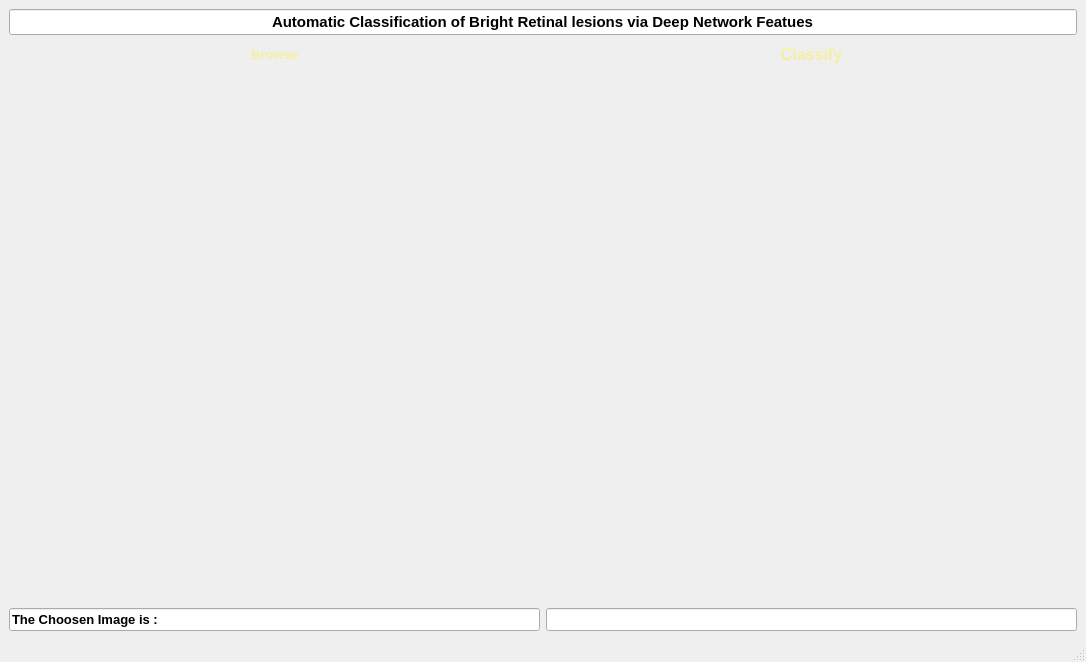
<?xml version="1.0" encoding="UTF-8"?>
<ui version="4.0">
 <class>MainWindow</class>
 <widget class="QMainWindow" name="MainWindow">
  <property name="geometry">
   <rect>
    <x>0</x>
    <y>0</y>
    <width>1086</width>
    <height>662</height>
   </rect>
  </property>
  <property name="windowTitle">
   <string>MainWindow</string>
  </property>
  <property name="styleSheet">
   <string notr="true">
/*Copyright (c) DevSec Studio. All rights reserved.
/*Copyright (c) DevSec Studio. All rights reserved.

MIT License

Permission is hereby granted, free of charge, to any person obtaining a copy
of this software and associated documentation files (the &quot;Software&quot;), to deal
in the Software without restriction, including without limitation the rights
to use, copy, modify, merge, publish, distribute, sublicense, and/or sell
copies of the Software, and to permit persons to whom the Software is
furnished to do so, subject to the following conditions:

The above copyright notice and this permission notice shall be included in all
copies or substantial portions of the Software.

THE SOFTWARE IS PROVIDED *AS IS*, WITHOUT WARRANTY OF ANY KIND, EXPRESS OR
IMPLIED, INCLUDING BUT NOT LIMITED TO THE WARRANTIES OF MERCHANTABILITY,
FITNESS FOR A PARTICULAR PURPOSE AND NONINFRINGEMENT. IN NO EVENT SHALL THE
AUTHORS OR COPYRIGHT HOLDERS BE LIABLE FOR ANY CLAIM, DAMAGES OR OTHER
LIABILITY, WHETHER IN AN ACTION OF CONTRACT, TORT OR OTHERWISE, ARISING FROM,
OUT OF OR IN CONNECTION WITH THE SOFTWARE OR THE USE OR OTHER DEALINGS IN THE SOFTWARE.
*/

/*-----QWidget-----*/
QWidget
{
	background-color: #3a3a3a;
	color: #fff;
	selection-background-color: #b78620;
	selection-color: #000;

}


/*-----QLabel-----*/
QLabel
{
	background-color: transparent;
	color: #fff;

}


/*-----QMenuBar-----*/
QMenuBar 
{
	background-color: qlineargradient(spread:repeat, x1:1, y1:0, x2:1, y2:1, stop:0 rgba(57, 57, 57, 255),stop:1 rgba(50, 50, 50, 255));
	border: 1px solid #000;
	color: #fff;
	
}


QMenuBar::item 
{
	background-color: transparent;

}


QMenuBar::item:selected 
{
	background-color: rgba(183, 134, 0, 20%);
	border: 1px solid #b78620;
	color: #fff;

}


QMenuBar::item:pressed 
{
	background-color: rgb(183, 134, 32);
	border: 1px solid #b78620;
	color: #fff;

}


/*-----QMenu-----*/
QMenu
{
 	
	
    background-color: qlineargradient(spread:repeat, x1:1, y1:0, x2:1, y2:1, stop:0 rgba(57, 57, 57, 255),stop:1 rgba(50, 50, 50, 255));
    border: 1px solid #222;
    padding: 4px;
	color: #fff;

}


QMenu::item
{
    background-color: transparent;
    padding: 2px 20px 2px 20px;

}


QMenu::separator
{
   	background-color: rgb(183, 134, 32);
	height: 1px;

}


QMenu::item:disabled
{
    color: #555;
    background-color: transparent;
    padding: 2px 20px 2px 20px;

}


QMenu::item:selected
{
	background-color: rgba(183, 134, 32, 20%);
	border: 1px solid #b78620;
	color: #fff;

}


/*-----QToolBar-----*/
QToolBar
{
	background-color: qlineargradient(spread:repeat, x1:1, y1:0, x2:1, y2:1, stop:0 rgba(69, 69, 69, 255),stop:1 rgba(58, 58, 58, 255));
	border-top: none;
	border-bottom: 1px solid #4f4f4f;
	border-left: 1px solid #4f4f4f;
	border-right: 1px solid #4f4f4f;

}


QToolBar::separator
{
	background-color: #2e2e2e;
	width: 1px;

}


/*-----QToolButton-----*/
QToolButton 
{
	background-color: transparent;
	color: #fff;
	padding: 5px;
	padding-left: 8px;
	padding-right: 8px;
	margin-left: 1px;
}


QToolButton:hover
{
	background-color: rgba(183, 134, 32, 20%);
	border: 1px solid #b78620;
	color: #fff;
	
}


QToolButton:pressed
{
	background-color: qlineargradient(spread:repeat, x1:1, y1:0, x2:1, y2:1, stop:0 rgba(57, 57, 57, 255),stop:1 rgba(50, 50, 50, 255));
	border: 1px solid #b78620;

}


QToolButton:checked
{
	background-color: qlineargradient(spread:repeat, x1:1, y1:0, x2:1, y2:1, stop:0 rgba(57, 57, 57, 255),stop:1 rgba(50, 50, 50, 255));
	border: 1px solid #222;
}


/*-----QPushButton-----*/
QPushButton
{
	background-color: qlineargradient(spread:repeat, x1:1, y1:0, x2:1, y2:1, stop:0 rgba(84, 84, 84, 255),stop:1 rgba(59, 59, 59, 255));
	color: #ffffff;
	min-width: 80px;
	border-style: solid;
	border-width: 1px;
	border-radius: 13px;
	border-color: #051a39;
	padding: 5px;
    
}


QPushButton::flat
{
	background-color: transparent;
	border: none;
	color: #fff;

}


QPushButton::disabled
{
	background-color: #404040;
	color: #656565;
	border-color: #051a39;

}


QPushButton::hover
{
	background-color: rgba(183, 134, 32, 20%);
	border: 1px solid #b78620;

}


QPushButton::pressed
{
	background-color: qlineargradient(spread:repeat, x1:1, y1:0, x2:1, y2:1, stop:0 rgba(74, 74, 74, 255),stop:1 rgba(49, 49, 49, 255));
	border: 1px solid #b78620;

}


QPushButton::checked
{
	background-color: qlineargradient(spread:repeat, x1:1, y1:0, x2:1, y2:1, stop:0 rgba(74, 74, 74, 255),stop:1 rgba(49, 49, 49, 255));
	border: 1px solid #222;

}


/*-----QLineEdit-----*/
QLineEdit
{
	background-color: #404040;
	color : #eee;
	border: 1px solid #343434;
	border-radius: 11px;
	padding: 3px;
	padding-left: 5px;

}


/*-----QPlainTExtEdit-----*/
QPlainTextEdit
{
	background-color: #131313;
	color : #eee;
	border: 1px solid #343434;
	border-radius: 2px;
	padding: 3px;
	padding-left: 5px;

}


/*-----QTabBar-----*/
QTabBar::tab
{
	background-color: qlineargradient(spread:repeat, x1:1, y1:0, x2:1, y2:1, stop:0 rgba(84, 84, 84, 255),stop:1 rgba(59, 59, 59, 255));
	color: #ffffff;
	border-style: solid;
	border-width: 1px;
	border-color: #666;
	border-bottom: none;
	padding: 5px;
	padding-left: 15px;
	padding-right: 15px;
	
}


QTabWidget::pane 
{
	
	background-color: red;
	border: 1px solid #666;
	top: 1px;

}


QTabBar::tab:last
{
	margin-right: 0; 

}


QTabBar::tab:first:!selected
{
	background-color: #0c0c0d;
	margin-left: 0px;
	
}


QTabBar::tab:!selected
{
	color: #b1b1b1;
	border-bottom-style: solid;
	background-color: #0c0c0d;

}


QTabBar::tab:selected
{
	margin-bottom: 0px;

}


QTabBar::tab:!selected:hover
{
	border-top-color: #b78620;

}


/*-----QComboBox-----*/
QComboBox
{
    background-color: qlineargradient(spread:repeat, x1:1, y1:0, x2:1, y2:1, stop:0 rgba(84, 84, 84, 255),stop:1 rgba(59, 59, 59, 255));
    border: 3px solid #000;
    padding-left: 6px;
    color: #ffffff;
    height: 20px;
    border-raduis: 8px;
}


QComboBox::disabled
{
	background-color: #404040;
	color: #656565;
	border-color: #051a39;
    border-raduis: 8px;
}


QComboBox:on
{
    background-color: #b78620;
	color: #000;
    border-raduis: 8px;
}


QComboBox QAbstractItemView
{
    background-color: #383838;
    color: #ffffff;
    border: 1px solid black;
    selection-background-color: #b78620;
    outline: 0;

}


QComboBox::drop-down
{
	background-color: qlineargradient(spread:repeat, x1:1, y1:0, x2:1, y2:1, stop:0 rgba(57, 57, 57, 255),stop:1 rgba(50, 50, 50, 255));
    subcontrol-origin: padding;
    subcontrol-position: top right;
    width: 15px;
    border-left-width: 1px;
    border-left-color: black;
    border-left-style: solid;
    border-raduis: 8px; 

}


QComboBox::down-arrow
{
    image: url(://arrow-down.png);
    width: 8px;
    height: 8px;
}


/*-----QSpinBox &amp; QDateTimeEdit-----*/
QSpinBox,
QDateTimeEdit 
{
    background-color: #131313;
	color : #eee;
	border: 1px solid #343434;
	padding: 3px;
	padding-left: 5px;
    border-radius : 2px;

}


QSpinBox::up-button, 
QDateTimeEdit::up-button
{
	border-top-right-radius:2px;
	background-color: #777777;
    width: 16px; 
    border-width: 1px;
    
}


QSpinBox::up-button:hover, 
QDateTimeEdit::up-button:hover
{
	background-color: #585858;

}


QSpinBox::up-button:pressed, 
QDateTimeEdit::up-button:pressed
{
	background-color: #252525;
    width: 16px; 
    border-width: 1px;

}


QSpinBox::up-arrow,
QDateTimeEdit::up-arrow
{
    image: url(://arrow-up.png);
    width: 7px;
    height: 7px;

}


QSpinBox::down-button, 
QDateTimeEdit::down-button
{
	border-bottom-right-radius:2px;
	background-color: #777777;
    width: 16px; 
    border-width: 1px;

}


QSpinBox::down-button:hover, 
QDateTimeEdit::down-button:hover
{
	background-color: #585858;

}


QSpinBox::down-button:pressed, 
QDateTimeEdit::down-button:pressed
{
	background-color: #252525;
    width: 16px; 
    border-width: 1px;

}


QSpinBox::down-arrow,
QDateTimeEdit::down-arrow
{
    image: url(://arrow-down.png);
    width: 7px;
    height: 7px;

}


/*-----QGroupBox-----*/
QGroupBox 
{
    border: 1px solid;
    border-color: #666666;
	border-radius: 20px;
    margin-top: 20px;

}


QGroupBox::title  
{
    background-color: transparent;
    color: #eee;
    subcontrol-origin: margin;
    padding: 5px;
	border-top-left-radius: 3px;
	border-top-right-radius: 3px;

}


/*-----QHeaderView-----*/
QHeaderView::section
{
    background-color: qlineargradient(spread:repeat, x1:1, y1:0, x2:1, y2:1, stop:0 rgba(60, 60, 60, 255),stop:1 rgba(50, 50, 50, 255));
	border: 1px solid #000;
    color: #fff;
    text-align: left;
	padding: 4px;
	
}


QHeaderView::section:disabled
{
    background-color: #525251;
    color: #656565;

}


QHeaderView::section:checked
{
    background-color: qlineargradient(spread:repeat, x1:1, y1:0, x2:1, y2:1, stop:0 rgba(60, 60, 60, 255),stop:1 rgba(50, 50, 50, 255));
    color: #fff;

}


QHeaderView::section::vertical::first,
QHeaderView::section::vertical::only-one
{
    border-top: 1px solid #353635;

}


QHeaderView::section::vertical
{
    border-top: 1px solid #353635;

}


QHeaderView::section::horizontal::first,
QHeaderView::section::horizontal::only-one
{
    border-left: 1px solid #353635;

}


QHeaderView::section::horizontal
{
    border-left: 1px solid #353635;

}


QTableCornerButton::section
{
    background-color: qlineargradient(spread:repeat, x1:1, y1:0, x2:1, y2:1, stop:0 rgba(60, 60, 60, 255),stop:1 rgba(50, 50, 50, 255));
	border: 1px solid #000;
    color: #fff;
	
}
QTable
{ 
	border-radius:2px;
}



/*-----QTreeWidget-----*/
QTreeView
{
	show-decoration-selected: 1;
	alternate-background-color: #3a3a3a;
	selection-color: #fff;
	background-color: #2d2d2d;
	border: 1px solid gray;
	padding-top : 5px;
	color: #fff;
	font: 8pt;

}


QTreeView::item:selected
{
	color:#fff;
	background-color: #b78620;
	border-radius: 0px;

}


QTreeView::item:!selected:hover
{
    background-color: #262626;
    border: none;
    color: white;

}


QTreeView::branch:has-children:!has-siblings:closed,
QTreeView::branch:closed:has-children:has-siblings 
{
	image: url(://tree-closed.png);

}


QTreeView::branch:open:has-children:!has-siblings,
QTreeView::branch:open:has-children:has-siblings  
{
	image: url(://tree-open.png);

}


/*-----QListView-----*/
QListView 
{
	background-color: qlineargradient(spread:repeat, x1:1, y1:0, x2:1, y2:1, stop:0 rgba(83, 83, 83, 255),stop:0.293269 rgba(81, 81, 81, 255),stop:0.634615 rgba(79, 79, 79, 255),stop:1 rgba(83, 83, 83, 255));
    border : none;
    color: white;
    show-decoration-selected: 1; 
    outline: 0;
	border: 1px solid gray;

}


QListView::disabled 
{
	background-color: #656565;
	color: #1b1b1b;
    border: 1px solid #656565;

}


QListView::item 
{
	background-color: #2d2d2d;
    padding: 1px;

}


QListView::item:alternate 
{
    background-color: #3a3a3a;

}


QListView::item:selected 
{
	background-color: #b78620;
	border: 1px solid #b78620;
	color: #fff;

}


QListView::item:selected:!active 
{
	background-color: #b78620;
	border: 1px solid #b78620;
	color: #fff;

}


QListView::item:selected:active 
{
	background-color: #b78620;
	border: 1px solid #b78620;
	color: #fff;

}


QListView::item:hover {
    background-color: #262626;
    border: none;
    color: white;

}


/*-----QCheckBox-----*/
QCheckBox
{
	background-color: transparent;
    color: lightgray;
	border: none;

}


QCheckBox::indicator
{
    background-color: #323232;
    border: 1px solid darkgray;
    width: 12px;
    height: 12px;

}


QCheckBox::indicator:checked
{
    image:url(&quot;./ressources/check.png&quot;);
	background-color: #b78620;
    border: 1px solid #3a546e;

}


QCheckBox::indicator:unchecked:hover
{
	border: 1px solid #b78620; 

}


QCheckBox::disabled
{
	color: #656565;

}


QCheckBox::indicator:disabled
{
	background-color: #656565;
	color: #656565;
    border: 1px solid #656565;

}


/*-----QRadioButton-----*/
QRadioButton 
{
	color: lightgray;
	background-color: transparent;

}


QRadioButton::indicator::unchecked:hover 
{
	background-color: lightgray;
	border: 2px solid #b78620;
	border-radius: 6px;
}


QRadioButton::indicator::checked 
{
	border: 2px solid #b78620;
	border-radius: 6px;
	background-color: rgba(183,134,32,20%);  
	width: 9px; 
	height: 9px; 

}


/*-----QSlider-----*/
QSlider::groove:horizontal 
{
	background-color: transparent;
	height: 3px;

}


QSlider::sub-page:horizontal 
{
	background-color: #b78620;

}


QSlider::add-page:horizontal 
{
	background-color: #131313;

}


QSlider::handle:horizontal 
{
	background-color: #b78620;
	width: 14px;
	margin-top: -6px;
	margin-bottom: -6px;
	border-radius: 6px;

}


QSlider::handle:horizontal:hover 
{
	background-color: #d89e25;
	border-radius: 6px;

}


QSlider::sub-page:horizontal:disabled 
{
	background-color: #bbb;
	border-color: #999;

}


QSlider::add-page:horizontal:disabled 
{
	background-color: #eee;
	border-color: #999;

}


QSlider::handle:horizontal:disabled 
{
	background-color: #eee;
	border: 1px solid #aaa;
	border-radius: 3px;

}


/*-----QScrollBar-----*/
QScrollBar:horizontal
{
    border: 1px solid #222222;
    background-color: #3d3d3d;
    height: 15px;
    margin: 0px 16px 0 16px;

}


QScrollBar::handle:horizontal
{
	background-color: qlineargradient(spread:repeat, x1:1, y1:0, x2:1, y2:1, stop:0 rgba(97, 97, 97, 255),stop:1 rgba(90, 90, 90, 255));
	border: 1px solid #2d2d2d;
    min-height: 20px;

}


QScrollBar::add-line:horizontal
{
	background-color: qlineargradient(spread:repeat, x1:1, y1:0, x2:1, y2:1, stop:0 rgba(97, 97, 97, 255),stop:1 rgba(90, 90, 90, 255));
	border: 1px solid #2d2d2d;
    width: 15px;
    subcontrol-position: right;
    subcontrol-origin: margin;

}


QScrollBar::sub-line:horizontal
{
	background-color: qlineargradient(spread:repeat, x1:1, y1:0, x2:1, y2:1, stop:0 rgba(97, 97, 97, 255),stop:1 rgba(90, 90, 90, 255));
	border: 1px solid #2d2d2d;
    width: 15px;
    subcontrol-position: left;
    subcontrol-origin: margin;

}


QScrollBar::right-arrow:horizontal
{
    image: url(://arrow-right.png);
    width: 6px;
    height: 6px;

}


QScrollBar::left-arrow:horizontal
{
    image: url(://arrow-left.png);
    width: 6px;
    height: 6px;

}


QScrollBar::add-page:horizontal, QScrollBar::sub-page:horizontal
{
    background: none;

}


QScrollBar:vertical
{
    background-color: #3d3d3d;
    width: 16px;
	border: 1px solid #2d2d2d;
    margin: 16px 0px 16px 0px;

}


QScrollBar::handle:vertical
{
    background-color: qlineargradient(spread:repeat, x1:1, y1:0, x2:1, y2:1, stop:0 rgba(97, 97, 97, 255),stop:1 rgba(90, 90, 90, 255));
	border: 1px solid #2d2d2d;
    min-height: 20px;

}


QScrollBar::add-line:vertical
{
	background-color: qlineargradient(spread:repeat, x1:1, y1:0, x2:1, y2:1, stop:0 rgba(97, 97, 97, 255),stop:1 rgba(90, 90, 90, 255));
	border: 1px solid #2d2d2d;
    height: 15px;
    subcontrol-position: bottom;
    subcontrol-origin: margin;

}


QScrollBar::sub-line:vertical
{
	background-color: qlineargradient(spread:repeat, x1:1, y1:0, x2:1, y2:1, stop:0 rgba(97, 97, 97, 255),stop:1 rgba(90, 90, 90, 255));
	border: 1px solid #2d2d2d;
    height: 15px;
    subcontrol-position: top;
    subcontrol-origin: margin;

}


QScrollBar::up-arrow:vertical
{
    image: url(://arrow-up.png);
    width: 6px;
    height: 6px;

}


QScrollBar::down-arrow:vertical
{
    image: url(://arrow-down.png);
    width: 6px;
    height: 6px;

}


QScrollBar::add-page:vertical, QScrollBar::sub-page:vertical
{
    background: none;

}


/*-----QProgressBar-----*/
QProgressBar
{
    border: 1px solid #666666;
    text-align: center;
	color: #000;
	font-weight: bold;

}


QProgressBar::chunk
{
    background-color: #b78620;
    width: 30px;
    margin: 0.5px;

}


MIT License

Permission is hereby granted, free of charge, to any person obtaining a copy
of this software and associated documentation files (the &quot;Software&quot;), to deal
in the Software without restriction, including without limitation the rights
to use, copy, modify, merge, publish, distribute, sublicense, and/or sell
copies of the Software, and to permit persons to whom the Software is
furnished to do so, subject to the following conditions:

The above copyright notice and this permission notice shall be included in all
copies or substantial portions of the Software.

THE SOFTWARE IS PROVIDED *AS IS*, WITHOUT WARRANTY OF ANY KIND, EXPRESS OR
IMPLIED, INCLUDING BUT NOT LIMITED TO THE WARRANTIES OF MERCHANTABILITY,
FITNESS FOR A PARTICULAR PURPOSE AND NONINFRINGEMENT. IN NO EVENT SHALL THE
AUTHORS OR COPYRIGHT HOLDERS BE LIABLE FOR ANY CLAIM, DAMAGES OR OTHER
LIABILITY, WHETHER IN AN ACTION OF CONTRACT, TORT OR OTHERWISE, ARISING FROM,
OUT OF OR IN CONNECTION WITH THE SOFTWARE OR THE USE OR OTHER DEALINGS IN THE SOFTWARE.
*/
QGroupBox 
{
    border: 1px solid;
    
	border-radius: 20px;
    

}
/*-----QWidget-----*/
QGroupBox
{  
	boder-radius:1px;
}
QWidget
{
	
	
	background-color: #0f0f0f;
	color: #fff;
	border-color: #000000;
	border-radius: 1px;
}


/*-----QLabel-----*/
QLabel
{
	background-color: transparent;
	color: #fff;
	font-weight: bold;
	border-color: #000000;

}


/*-----QPushButton-----*/
QPushButton

{
	background-color: #d10000;
	color: #fff;
	font-weight: bold;
	border: 1px solid #d10000;  
	border-radius: 2px;
	padding: 5px;
	border-radius: 14px;

}


QPushButton::hover
{
	background-color: #ad0000;
	color: #fff;

}


QPushButton::pressed
{
	background-color: #e00000;
	color: #fff;

}


/*-----QToolButton-----*/
QToolButton
{
	background-color: transparent;
	color: #000000;
	border-style: solid;
	border-color: #000000;

}


QToolButton::hover
{
	background-color: #d10000;
	color: #000000;
	border-radius: 15px;
	border-color: #d10000;

}


QToolButton::pressed
{
	background-color: #d10000;
	color: #000000;
	border-style: solid;
	border-width: 0px;

}


/*-----QLineEdit-----*/
QLineEdit{
	background-color: #4d4d4d;
	color: #fff;
	font-weight: bold;
	border-style: solid;
	border-radius: 5px;
	padding: 5px;

}


/*-----QCheckBox-----*/
QCheckBox
{
	background-color: transparent;
	color: #b9b9bb;
	font-weight: bold;

}


QCheckBox::indicator
{
    color: #b1b1b1;
    background-color: #00111d;
    border: 1px solid #d10000;
    width: 12px;
    height: 12px;

}


QCheckBox::indicator:checked
{
    image:url(&quot;./ressources/check.png&quot;); /*To replace*/
	background-color: #d10000;
    border: 1px solid #d10000;

}


QCheckBox::indicator:unchecked:hover
{
    border: 1px solid #ff0000;

}


QCheckBox::disabled
{
	color: #656565;

}


QCheckBox::indicator:disabled
{
	background-color: #656565;
	color: #656565;
    border: 1px solid #656565;

}
</string>
  </property>
  <widget class="QWidget" name="centralwidget">
   <layout class="QGridLayout" name="gridLayout">
    <item row="2" column="0" colspan="2">
     <widget class="MplWidget" name="Plottingwidget" native="true">
      <property name="sizePolicy">
       <sizepolicy hsizetype="Preferred" vsizetype="Expanding">
        <horstretch>0</horstretch>
        <verstretch>0</verstretch>
       </sizepolicy>
      </property>
     </widget>
    </item>
    <item row="1" column="1">
     <widget class="QPushButton" name="Classify_pushButton">
      <property name="sizePolicy">
       <sizepolicy hsizetype="Preferred" vsizetype="Preferred">
        <horstretch>0</horstretch>
        <verstretch>0</verstretch>
       </sizepolicy>
      </property>
      <property name="font">
       <font>
        <pointsize>12</pointsize>
        <weight>75</weight>
        <bold>true</bold>
       </font>
      </property>
      <property name="styleSheet">
       <string notr="true">
color: qconicalgradient(cx:0, cy:0, angle:135, stop:0 rgba(255, 255, 0, 69), stop:0.375 rgba(255, 255, 0, 69), stop:0.423533 rgba(251, 255, 0, 145), stop:0.45 rgba(247, 255, 0, 208), stop:0.477581 rgba(255, 244, 71, 130), stop:0.518717 rgba(255, 218, 71, 130), stop:0.55 rgba(255, 255, 0, 255), stop:0.57754 rgba(255, 203, 0, 130), stop:0.625 rgba(255, 255, 0, 69), stop:1 rgba(255, 255, 0, 69));</string>
      </property>
      <property name="text">
       <string>Classify</string>
      </property>
      <property name="flat">
       <bool>true</bool>
      </property>
     </widget>
    </item>
    <item row="3" column="1">
     <widget class="QLineEdit" name="lineEdit_2">
      <property name="font">
       <font>
        <pointsize>10</pointsize>
        <weight>75</weight>
        <bold>true</bold>
       </font>
      </property>
      <property name="text">
       <string/>
      </property>
      <property name="readOnly">
       <bool>true</bool>
      </property>
     </widget>
    </item>
    <item row="1" column="0">
     <widget class="QPushButton" name="Browse_pushButton">
      <property name="sizePolicy">
       <sizepolicy hsizetype="Preferred" vsizetype="Preferred">
        <horstretch>0</horstretch>
        <verstretch>0</verstretch>
       </sizepolicy>
      </property>
      <property name="maximumSize">
       <size>
        <width>16777214</width>
        <height>7777215</height>
       </size>
      </property>
      <property name="font">
       <font>
        <pointsize>10</pointsize>
        <weight>75</weight>
        <bold>true</bold>
       </font>
      </property>
      <property name="styleSheet">
       <string notr="true">
color: qconicalgradient(cx:0, cy:0, angle:135, stop:0 rgba(255, 255, 0, 69), stop:0.375 rgba(255, 255, 0, 69), stop:0.423533 rgba(251, 255, 0, 145), stop:0.45 rgba(247, 255, 0, 208), stop:0.477581 rgba(255, 244, 71, 130), stop:0.518717 rgba(255, 218, 71, 130), stop:0.55 rgba(255, 255, 0, 255), stop:0.57754 rgba(255, 203, 0, 130), stop:0.625 rgba(255, 255, 0, 69), stop:1 rgba(255, 255, 0, 69));
</string>
      </property>
      <property name="text">
       <string>Browse</string>
      </property>
      <property name="flat">
       <bool>true</bool>
      </property>
     </widget>
    </item>
    <item row="3" column="0">
     <widget class="QLineEdit" name="lineEdit">
      <property name="font">
       <font>
        <pointsize>10</pointsize>
        <weight>75</weight>
        <bold>true</bold>
       </font>
      </property>
      <property name="text">
       <string>The Choosen Image is :</string>
      </property>
      <property name="readOnly">
       <bool>true</bool>
      </property>
     </widget>
    </item>
    <item row="0" column="0" colspan="2">
     <widget class="QLineEdit" name="lineEdit_3">
      <property name="font">
       <font>
        <family>Yu Gothic UI</family>
        <pointsize>11</pointsize>
        <weight>75</weight>
        <italic>false</italic>
        <bold>true</bold>
       </font>
      </property>
      <property name="styleSheet">
       <string notr="true">color: qconicalgradient(cx:0, cy:0, angle:135, stop:0 rgba(255, 255, 0, 69), stop:0.375 rgba(255, 255, 0, 69), stop:0.423533 rgba(251, 255, 0, 145), stop:0.45 rgba(247, 255, 0, 208), stop:0.477581 rgba(255, 244, 71, 130), stop:0.518717 rgba(255, 218, 71, 130), stop:0.55 rgba(255, 255, 0, 255), stop:0.57754 rgba(255, 203, 0, 130), stop:0.625 rgba(255, 255, 0, 69), stop:1 rgba(255, 255, 0, 69));</string>
      </property>
      <property name="text">
       <string>Automatic Classification of Bright Retinal lesions via Deep Network Featues</string>
      </property>
      <property name="echoMode">
       <enum>QLineEdit::Normal</enum>
      </property>
      <property name="alignment">
       <set>Qt::AlignCenter</set>
      </property>
      <property name="cursorMoveStyle">
       <enum>Qt::LogicalMoveStyle</enum>
      </property>
      <property name="clearButtonEnabled">
       <bool>false</bool>
      </property>
     </widget>
    </item>
   </layout>
  </widget>
  <widget class="QMenuBar" name="menubar">
   <property name="geometry">
    <rect>
     <x>0</x>
     <y>0</y>
     <width>1086</width>
     <height>28</height>
    </rect>
   </property>
  </widget>
  <widget class="QStatusBar" name="statusbar"/>
 </widget>
 <customwidgets>
  <customwidget>
   <class>MplWidget</class>
   <extends>QWidget</extends>
   <header location="global">mplwidget.h</header>
   <container>1</container>
  </customwidget>
 </customwidgets>
 <resources/>
 <connections/>
</ui>
